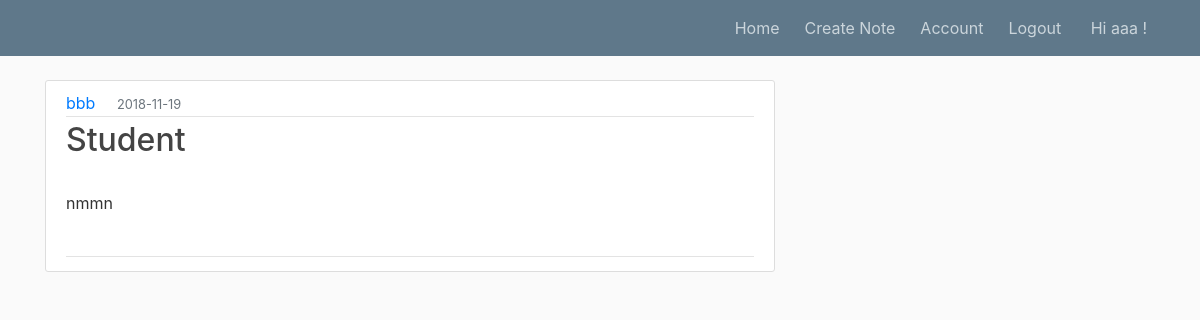
The app's page /note/1 (signed in), older data.
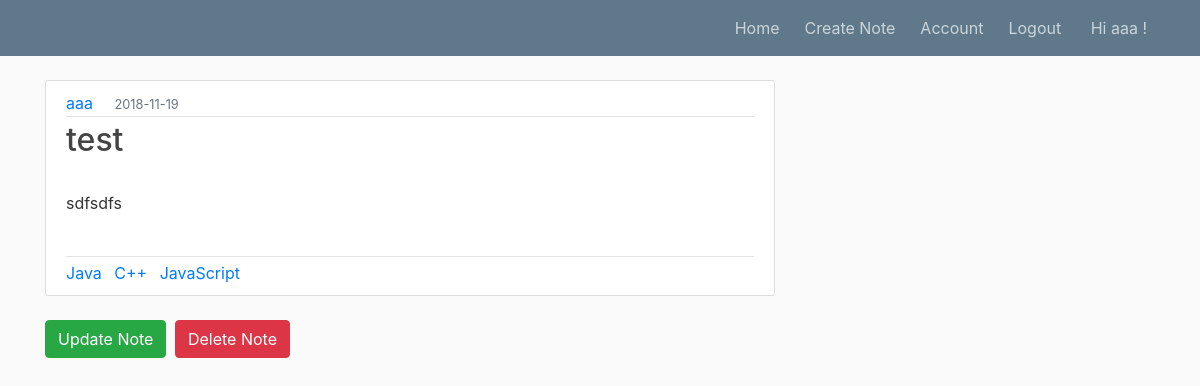
The same page, newer data.
### flaskblog/models.py (models this page shows, shortened)
class User(db.Model, UserMixin):
    id = db.Column(db.Integer, primary_key=True)
    firstname = db.Column(db.String(20), nullable=False)
    lastname = db.Column(db.String(20), nullable=False)
    email = db.Column(db.String(120), unique=True, nullable=False)
    password = db.Column(db.String(60), nullable=False)
    note = db.relationship('Note', backref='author', lazy=True)

class Note(db.Model):
    id = db.Column(db.Integer, primary_key=True)
    title = db.Column(db.String(100), nullable=False)
    date_created = db.Column(db.DateTime, nullable=False, default=datetime.utcnow)
    content = db.Column(db.Text, nullable=False)
    user_id = db.Column(db.Integer, db.ForeignKey('user.id'), nullable=False)

class Tag(db.Model):
    id = db.Column(db.Integer, primary_key=True)
    name = db.Column(db.String(100), nullable=False)
    usertags = db.relationship('User', secondary='tagmapper', backref=db.backref('usertags', lazy='dynamic'))
    notetags = db.relationship('Note', secondary='notemapper', backref=db.backref('notetags', lazy='dynamic'))

### flaskblog/routes.py (the view)
@app.route("/note/<int:note_id>")
def note(note_id):
    notes = Note.query.get_or_404(note_id)
    return render_template('note.html', note=notes)

### flaskblog/models.py (called while the page is built)
@login_manager.user_loader
def load_user(user_id):
    return User.query.get(int(user_id))

### flaskblog/templates/note.html (shortened to what this page needs)
{% extends "layout.html" %}
{% block content %}
  <article class="media content-section">
    <div class="media-body">
      <div class="article-metadata">
        <a class="mr-2" href="{{ url_for('user_notes', user_id=note.author.id) }}">{{ note.author.firstname }}</a>&nbsp&nbsp
        <small class="text-muted">{{ note.date_created.strftime('%Y-%m-%d') }}</small>
      </div>
      <div class="article-metadata">
      <h2><a class="article-title">{{ note.title }}</a></h2><br>
      <p class="article-content">{{ note.content }}</p><br>
    </div>
    {% for n in note.notetags %}
      <a class="mr-2" href="{{ url_for('tags', tag_id=n.id) }}">{{ n.name }}</a>
    {% endfor %}
    </div>
  </article>
  {% if note.author.id == current_user.id %}
    <div align="left">
      <a  class="btn btn-success btn-md mt-1 mb-1"  href="{{ url_for('update_note', note_id=note.id) }}">Update Note</a>
      <button type="button" class="btn btn-danger btn-md m-1" data-toggle="modal" data-target="#deleteModal">Delete Note</button>
    </div>
  {% endif %}
{% endblock content %}

### flaskblog/templates/layout.html (shortened to what this page needs)
<!DOCTYPE html>
<html>
<head>
    <link rel="stylesheet" href="https://maxcdn.bootstrapcdn.com/bootstrap/4.0.0/css/bootstrap.min.css">
    <link rel="stylesheet" type="text/css" href="{{ url_for('static', filename='main.css') }}">
</head>
<body>
    <header class="site-header">
      <nav class="navbar navbar-expand-md navbar-dark bg-steel fixed-top">
        <div class="container">
          <div class="collapse navbar-collapse" id="navbarToggle">
            <div class="navbar-nav">
              {% if current_user.is_authenticated %}
                <a class="nav-item nav-link" href="{{ url_for('home') }}">Home</a>&nbsp&nbsp
                <a class="nav-item nav-link" href="{{ url_for('new_note') }}">Create Note</a>&nbsp&nbsp
                <a class="nav-item nav-link" href="{{ url_for('account') }}">Account</a>&nbsp&nbsp
                <a class="nav-item nav-link" href="{{ url_for('logout') }}">Logout</a>&nbsp&nbsp&nbsp
                <a class="nav-item nav-link">Hi {{ current_user.firstname }} !</a>
              {% else %}
                <a class="nav-item nav-link" href="{{ url_for('login') }}">Login</a>
                <a class="nav-item nav-link" href="{{ url_for('register') }}">Register</a>
              {% endif %}
            </div>
          </div>
        </div>
      </nav>
    </header>
    <main role="main" class="container">
      <div class="row">
        <div class="col-md-8">
            {% block content %}{% endblock %}
        </div>
      </div>
    </main>
</body>
</html>

### flaskblog/static/main.css (style rules this page uses)
body { background: #fafafa; color: #333333; margin-top: 5rem; }
h1, h2, h3, h4, h5, h6 { color: #444444; }
.bg-steel { background-color: #5f788a; }
.site-header .navbar-nav .nav-link { color: #cbd5db; }
.content-section { background: #ffffff; padding: 10px 20px; border: 1px solid #dddddd; border-radius: 3px; margin-bottom: 20px; }
.article-title { color: #444444; }
.article-content { white-space: pre-line; }
.article-metadata { padding-bottom: 1px; margin-bottom: 4px; border-bottom: 1px solid #e3e3e3 }

Row changes from the older to the newer data that the page shows:
removed User: author.firstname "bbb"
changed Note: title "Student" → "test"; content "nmmn" → "sdfsdfs"
added Tag: name "Java"
added Tag: name "C++"
added Tag: name "JavaScript"
Text that changed along with them:
{{ note.author.firstname }}: "bbb" → "aaa"
text now shown: "Update Note Delete Note"
